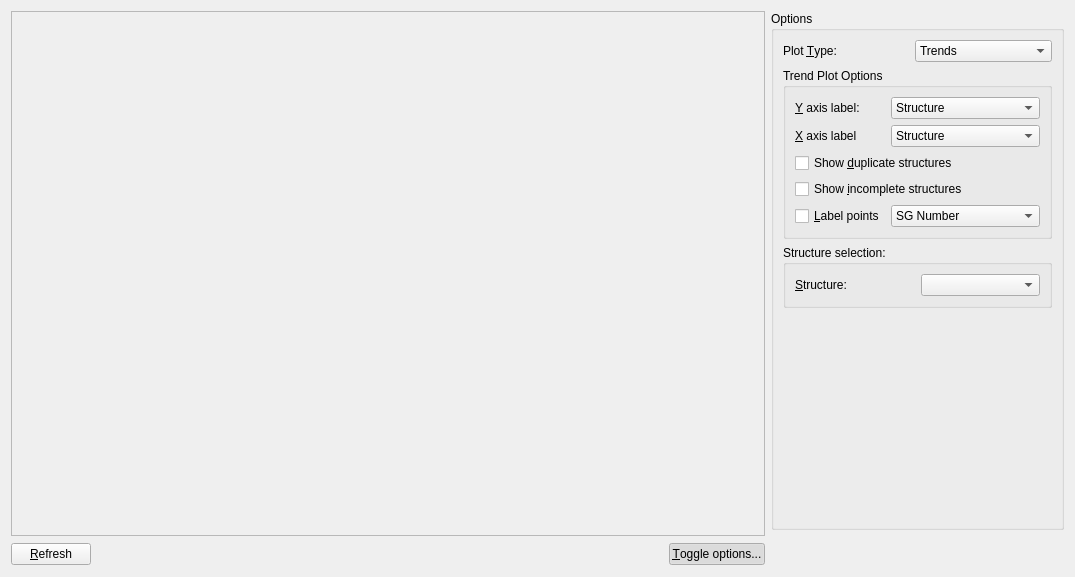
<?xml version="1.0" encoding="UTF-8"?>
<ui version="4.0">
 <class>Tab_Plot</class>
 <widget class="QWidget" name="Tab_Plot">
  <property name="geometry">
   <rect>
    <x>0</x>
    <y>0</y>
    <width>1075</width>
    <height>577</height>
   </rect>
  </property>
  <property name="windowTitle">
   <string>Form</string>
  </property>
  <layout class="QGridLayout" name="gridLayout">
   <item row="0" column="0" rowspan="2" colspan="8">
    <widget class="Avogadro::PlotWidget" name="plot_plot">
     <property name="frameShape">
      <enum>QFrame::StyledPanel</enum>
     </property>
     <property name="frameShadow">
      <enum>QFrame::Raised</enum>
     </property>
    </widget>
   </item>
   <item row="2" column="0">
    <widget class="QPushButton" name="push_refresh">
     <property name="text">
      <string>&amp;Refresh</string>
     </property>
    </widget>
   </item>
   <item row="2" column="4" colspan="3">
    <spacer name="horizontalSpacer_3">
     <property name="orientation">
      <enum>Qt::Horizontal</enum>
     </property>
     <property name="sizeHint" stdset="0">
      <size>
       <width>650</width>
       <height>24</height>
      </size>
     </property>
    </spacer>
   </item>
   <item row="0" column="8">
    <widget class="QGroupBox" name="groupBox">
     <property name="title">
      <string>Options</string>
     </property>
     <layout class="QGridLayout" name="gridLayout_2">
      <item row="6" column="0" colspan="2">
       <spacer name="verticalSpacer">
        <property name="orientation">
         <enum>Qt::Vertical</enum>
        </property>
        <property name="sizeHint" stdset="0">
         <size>
          <width>20</width>
          <height>40</height>
         </size>
        </property>
       </spacer>
      </item>
      <item row="4" column="0" colspan="2">
       <widget class="QGroupBox" name="gb_trend">
        <property name="title">
         <string>Trend Plot Options</string>
        </property>
        <layout class="QGridLayout" name="gridLayout_3">
         <item row="0" column="0">
          <widget class="QLabel" name="label_34">
           <property name="text">
            <string>&amp;Y axis label:</string>
           </property>
           <property name="buddy">
            <cstring>combo_yAxis</cstring>
           </property>
          </widget>
         </item>
         <item row="0" column="1">
          <widget class="QComboBox" name="combo_yAxis">
           <item>
            <property name="text">
             <string>Structure</string>
            </property>
           </item>
           <item>
            <property name="text">
             <string>Generation</string>
            </property>
           </item>
           <item>
            <property name="text">
             <string>Enthalpy (eV)</string>
            </property>
           </item>
           <item>
            <property name="text">
             <string>Energy (eV)</string>
            </property>
           </item>
           <item>
            <property name="text">
             <string>PV enthalpy term (eV)</string>
            </property>
           </item>
           <item>
            <property name="text">
             <string>A</string>
            </property>
           </item>
           <item>
            <property name="text">
             <string>B</string>
            </property>
           </item>
           <item>
            <property name="text">
             <string>C</string>
            </property>
           </item>
           <item>
            <property name="text">
             <string>α</string>
            </property>
           </item>
           <item>
            <property name="text">
             <string>β</string>
            </property>
           </item>
           <item>
            <property name="text">
             <string>γ</string>
            </property>
           </item>
           <item>
            <property name="text">
             <string>Volume</string>
            </property>
           </item>
          </widget>
         </item>
         <item row="1" column="0">
          <widget class="QLabel" name="label_23">
           <property name="text">
            <string>&amp;X axis label</string>
           </property>
           <property name="buddy">
            <cstring>combo_xAxis</cstring>
           </property>
          </widget>
         </item>
         <item row="1" column="1">
          <widget class="QComboBox" name="combo_xAxis">
           <item>
            <property name="text">
             <string>Structure</string>
            </property>
           </item>
           <item>
            <property name="text">
             <string>Generation</string>
            </property>
           </item>
           <item>
            <property name="text">
             <string>Enthalpy (eV)</string>
            </property>
           </item>
           <item>
            <property name="text">
             <string>Energy (eV)</string>
            </property>
           </item>
           <item>
            <property name="text">
             <string>PV enthalpy term (eV)</string>
            </property>
           </item>
           <item>
            <property name="text">
             <string>A</string>
            </property>
           </item>
           <item>
            <property name="text">
             <string>B</string>
            </property>
           </item>
           <item>
            <property name="text">
             <string>C</string>
            </property>
           </item>
           <item>
            <property name="text">
             <string>α</string>
            </property>
           </item>
           <item>
            <property name="text">
             <string>β</string>
            </property>
           </item>
           <item>
            <property name="text">
             <string>γ</string>
            </property>
           </item>
           <item>
            <property name="text">
             <string>Volume</string>
            </property>
           </item>
          </widget>
         </item>
         <item row="2" column="0" colspan="2">
          <widget class="QCheckBox" name="cb_showDuplicates">
           <property name="text">
            <string>Show &amp;duplicate structures</string>
           </property>
          </widget>
         </item>
         <item row="3" column="0" colspan="2">
          <widget class="QCheckBox" name="cb_showIncompletes">
           <property name="text">
            <string>Show &amp;incomplete structures</string>
           </property>
          </widget>
         </item>
         <item row="4" column="0">
          <widget class="QCheckBox" name="cb_labelPoints">
           <property name="text">
            <string>&amp;Label points</string>
           </property>
          </widget>
         </item>
         <item row="4" column="1">
          <widget class="QComboBox" name="combo_labelType">
           <item>
            <property name="text">
             <string>SG Number</string>
            </property>
           </item>
           <item>
            <property name="text">
             <string>SG Symbol</string>
            </property>
           </item>
           <item>
            <property name="text">
             <string>Enthalpy (eV)</string>
            </property>
           </item>
           <item>
            <property name="text">
             <string>Energy (eV)</string>
            </property>
           </item>
           <item>
            <property name="text">
             <string>PV enthalpy term (eV)</string>
            </property>
           </item>
           <item>
            <property name="text">
             <string>Volume</string>
            </property>
           </item>
           <item>
            <property name="text">
             <string>Generation</string>
            </property>
           </item>
           <item>
            <property name="text">
             <string>Structure #</string>
            </property>
           </item>
          </widget>
         </item>
        </layout>
       </widget>
      </item>
      <item row="5" column="0" colspan="2">
       <widget class="QGroupBox" name="gb_distance">
        <property name="title">
         <string>Structure selection:</string>
        </property>
        <layout class="QGridLayout" name="gridLayout_4">
         <item row="0" column="0">
          <widget class="QLabel" name="label_2">
           <property name="text">
            <string>&amp;Structure:</string>
           </property>
           <property name="buddy">
            <cstring>combo_distHistXtal</cstring>
           </property>
          </widget>
         </item>
         <item row="0" column="1">
          <widget class="QComboBox" name="combo_distHistXtal"/>
         </item>
        </layout>
       </widget>
      </item>
      <item row="0" column="1">
       <widget class="QComboBox" name="combo_plotType">
        <item>
         <property name="text">
          <string>Trends</string>
         </property>
        </item>
        <item>
         <property name="text">
          <string>Distance Histogram</string>
         </property>
        </item>
       </widget>
      </item>
      <item row="0" column="0">
       <widget class="QLabel" name="label">
        <property name="text">
         <string>Plot &amp;Type:</string>
        </property>
        <property name="buddy">
         <cstring>combo_plotType</cstring>
        </property>
       </widget>
      </item>
     </layout>
    </widget>
   </item>
   <item row="2" column="7">
    <widget class="QPushButton" name="pushButton">
     <property name="text">
      <string>&amp;Toggle options...</string>
     </property>
     <property name="checkable">
      <bool>true</bool>
     </property>
     <property name="checked">
      <bool>true</bool>
     </property>
    </widget>
   </item>
  </layout>
 </widget>
 <customwidgets>
  <customwidget>
   <class>Avogadro::PlotWidget</class>
   <extends>QFrame</extends>
   <header location="global">avogadro/plotwidget.h</header>
   <container>1</container>
  </customwidget>
 </customwidgets>
 <tabstops>
  <tabstop>push_refresh</tabstop>
 </tabstops>
 <resources/>
 <connections>
  <connection>
   <sender>pushButton</sender>
   <signal>toggled(bool)</signal>
   <receiver>groupBox</receiver>
   <slot>setVisible(bool)</slot>
   <hints>
    <hint type="sourcelabel">
     <x>782</x>
     <y>552</y>
    </hint>
    <hint type="destinationlabel">
     <x>983</x>
     <y>283</y>
    </hint>
   </hints>
  </connection>
 </connections>
</ui>
